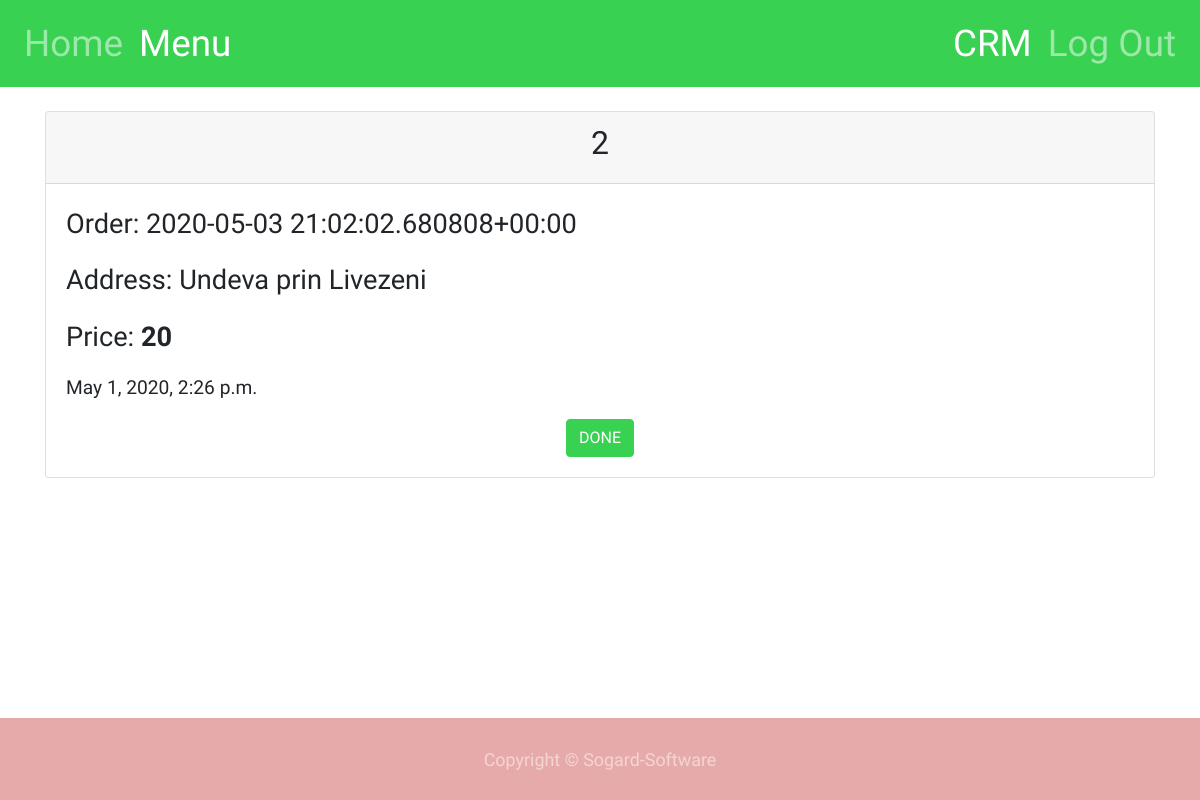
Before: / (signed in) with the older database file.
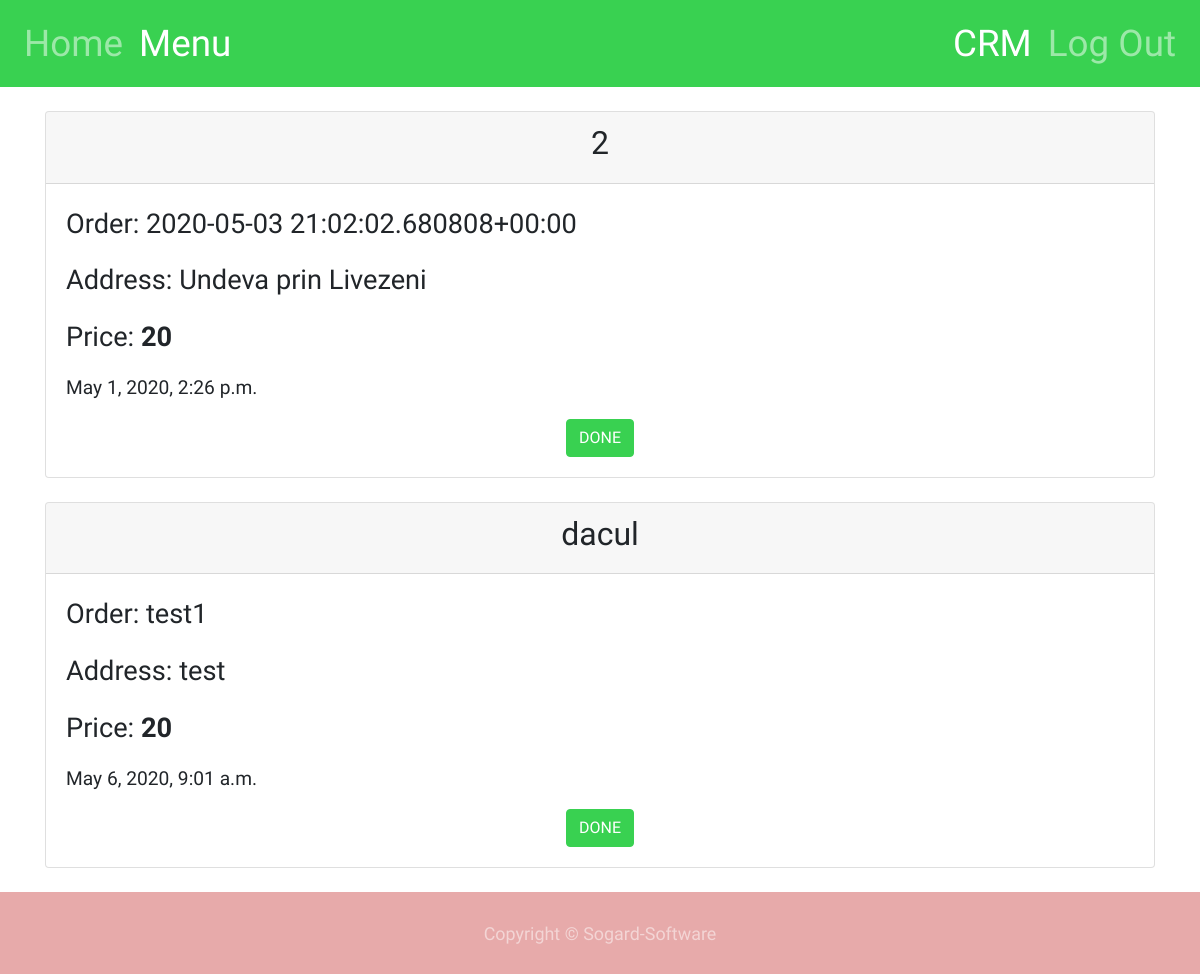
After: the same page with the newer database file.
### main/models.py (models this page shows, shortened)
class Orders(models.Model):
    user = models.CharField(max_length=300) # who has ordered the pizza/pizzas
    price = models.IntegerField(default=0) # Price of the orde (make a function or something to calculate this)
    address = models.CharField(max_length=300) # User gives it
    content = models.CharField(max_length=1000) # Self explainatory
    date = models.DateTimeField("Date Ordered", default=timezone.now())
    class Meta:
        verbose_name_plural = "Orders"

### main/views.py (the view)
# urls.py: path('', views.homepage, name="homepage"),
def homepage(request):
	if request.user.is_staff:
		orders = Orders.objects.all()
		context = {"orders":orders, "staff":"yes"}
		return render(request, "main/homepage_staff.html", context)
	else:
		return render(request, "main/homepage.html")

### main/templates/main/homepage_staff.html (shortened to what this page needs)
{% extends "main/base.html" %}
{% load static %}
{% block body %}
<div class="container-sm" id="meow">
    <br>
    {% if orders %}
        {% for order in orders %}
        <div class="card" id="{{order.id}}">
            <div class="card-header" style="text-align: center;">
                <h2>{{ order.user }}</h2>
            </div>
            <div class="card-body">
                <p class="card-text" style="font-size: 1.7em;">
                    Order: {{ order.content }}
                </p>
                <p class="card-text" style="font-size: 1.7em;">Address: {{ order.address }}</p>
                <p class="card-text" style="font-size: 1.7em;">Price: <span style="font-weight: bold;">{{ order.price }}</span></p>
                <p class="card-text" style="font-size: 1.2em;">{{ order.date }}</p>
                <div class="text-center"><button onclick="delete_order('{{order.id}}')" class="btn btn-primary text-center" >DONE</button></div>
            </div>
        </div>
        <br>
        {% endfor %}
    {% endif %}
</div>
{% endblock %}

Changed rows visible on the page:
added Orders: user "dacul", content "test1", address "test", price "20", date "May 6, 2020, 9:01 a.m."
